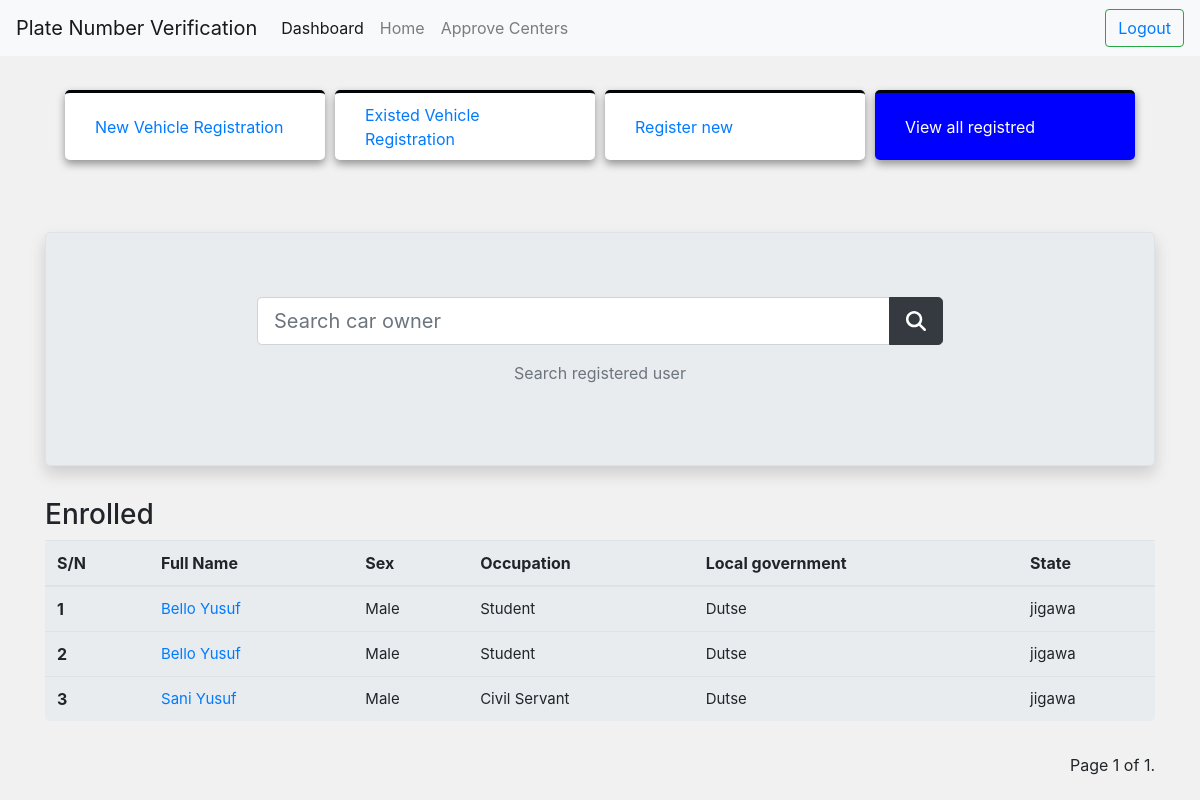
/owner-list/ (signed in), run on the app's committed database.
### owners/models.py (models this page shows, shortened)
class TimeModels(models.Model):
    created = models.DateTimeField(auto_now=False, auto_now_add=True)
    updated = models.DateTimeField(auto_now=True, auto_now_add=False)
    class Meta:
        abstract = True

class Owner(TimeModels):
    SEX_TYPE = (
        ("Male", "Male"),
        ("Female", "Female"),
    )
    MARITAL_STATUS = (
        ("Single", "Single"),
        ("Married", "Married"),
        ("Divorced", "Divorced"),
    )
    OCCUPATION = (
        ("Student", "Student"),
        ("Civil Servant", "Civil Servant"),
        ("Business", "Business"),
    )
    full_name = models.CharField(max_length=20)
    sex = models.CharField(choices=SEX_TYPE ,max_length=50)
    marital_status = models.CharField(choices=MARITAL_STATUS ,max_length=50)
    occupation = models.CharField(choices=OCCUPATION, max_length=50)
    date_of_birth = models.DateField(auto_now=False, auto_now_add=False, help_text="Date of Birth Format 2000-11-25")
    phone = models.CharField(max_length=20)
    email = models.EmailField(max_length=254)
    residential_address = models.CharField(max_length=50)
    state = models.CharField(max_length=15)
    local_government = models.CharField(("Local government"), max_length=50)
    nationality = models.CharField(max_length=15)
    class Meta:
        verbose_name = 'Owner'
        verbose_name_plural = 'Owners'

### owners/views.py (the view)
# urls.py: path("owner-list/", OwnerRegistrationListViews.as_view(), name="owner-list"),
class OwnerRegistrationListViews(LoginRequiredMixin, ListView):
    model = Owner
    paginate_by = 10
    context_object_name = "owners"
    template_name = "content/list.html"

### owners/templates/content/list.html (shortened to what this page needs)
{% extends "base.html" %}
{% load static %}
{% block content  %}
{% include "include/header.html" %}
<div class="jumbotron border shadow">
    <div class="row">
        <div class="col-md-8 offset-2">
            <form action="/search/owner">
               <div class="input-group">
                    <input type="text" name="query" placeholder="Search car owner" required
                    class="form-control form-control-lg">
                    <div class="input-group-append">
                      <button class="btn btn-dark btn-lg"> <span> <i class="fa fa-search"></i></span></button>
                    </div>
               </div>
              </form>
              <p style="text-align: center;">
                <span class="text-muted">Search registered user</span>
              </p>
        </div>
    </div>
 </div>
<table class="table jumbotron">
    <h3>Enrolled </h3>
    <thead>
      <tr>
        <th scope="col">S/N</th>
        <th scope="col">Full Name</th>
        <th scope="col">Sex</th>
        <th scope="col">Occupation</th>
        <th scope="col">Local government</th>
        <th scope="col">State</th>
      </tr>
    </thead>
    <tbody>
      {% for owner in owners %}
        <tr>
          <th>{{ owner.id }}</th>
          <td>
            <a href="{% url 'owner-update' owner.id %}">{{ owner.full_name }}</a>
          </td>
          <td>{{ owner.sex }}</td>
          <td>{{ owner.occupation }}</td>
          <td>{{ owner.local_government }}</td>
          <td>{{ owner.state }}</td>
        </tr>
      {% endfor %}
    </tbody>
  </table>
  {% include "include/pagination.html" %}
{% endblock content  %}

### owners/static/css/style.css (style rules this page uses)
body { background-color: #f1f1f1f1; }
table { margin-top:5px; width:100%; border-collapse: collapse; }
table tr { border-bottom: 1px solid rgba(0, 0, 0, 0.1); }
table tbody tr:last-child { border-bottom: none; }
td { padding: 9px 5px; font-size: 15px; }

### data on the page
Owner: id "1", full_name "Bello Yusuf", sex "Male", occupation "Student", local_government "Dutse", state "jigawa"
Owner: id "2", full_name "Bello Yusuf", sex "Male", occupation "Student", local_government "Dutse", state "jigawa"
Owner: id "3", full_name "Sani Yusuf", sex "Male", occupation "Civil Servant", local_government "Dutse", state "jigawa"

### other printed values
{{ page_obj.number }} "1"
{{ page_obj.paginator.num_pages }} "1"
